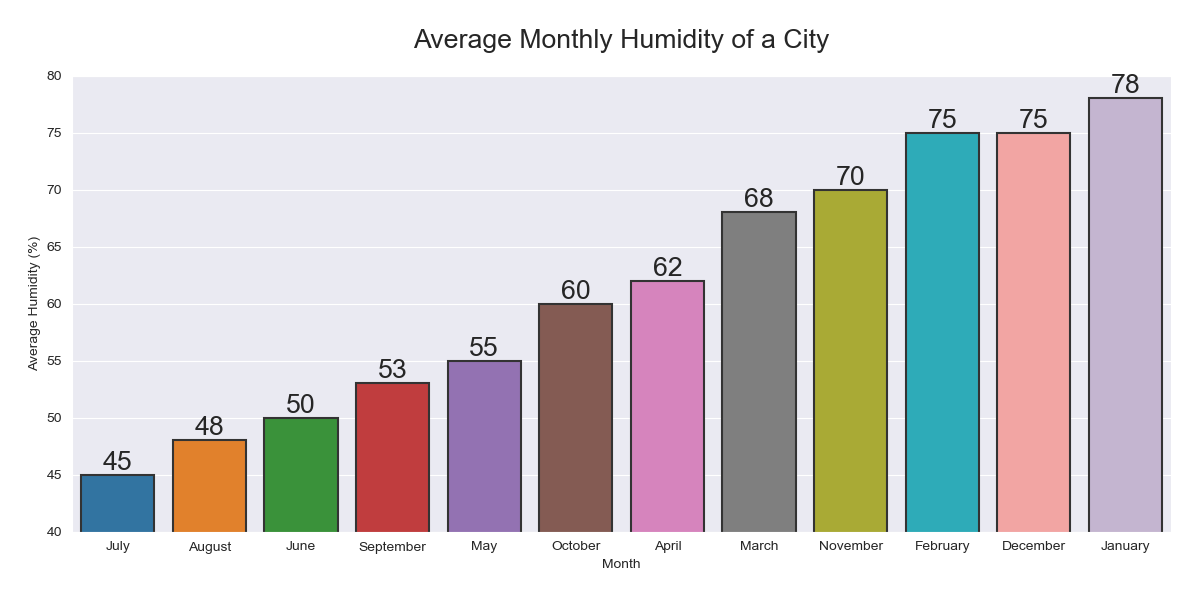

Here is the Python script that generated this plot:

import seaborn as sns
import pandas as pd
import matplotlib.pyplot as plt

# Data inspired by average monthly humidity of a city
data = {
    'Month': ['January', 'February', 'March', 'April', 'May', 'June', 
              'July', 'August', 'September', 'October', 'November', 'December'],
    'Average_Humidity_Percentage': [78, 75, 68, 62, 55, 50, 45, 48, 53, 60, 70, 75]
}

# Create DataFrame
df = pd.DataFrame(data)

# Sort data by humidity for better visualization
df = df.sort_values('Average_Humidity_Percentage')

# Initialize the matplotlib figure
f, ax = plt.subplots(figsize=(12, 6))

# Plot the data; since we want a vertical bar chart, use 'bar' instead of 'barh'
sns.barplot(
    x="Month", 
    y="Average_Humidity_Percentage", 
    data=df,
    palette=['#1f77b4', '#ff7f0e', '#2ca02c', '#d62728', '#9467bd', '#8c564b', '#e377c2', '#7f7f7f', '#bcbd22', '#17becf', '#ff9896', '#c5b0d5'],
    edgecolor=".2",
    linewidth=1.5
)

# Set the bar width; in the case of 'bar', the bar width is actually controlled by 'width'
sns.set_context("poster", font_scale=0.8)
ax.bar_label(ax.containers[0], label_type='edge')

# Change the axes to set a more suitable limit and labels
ax.set_ylim(40, 80)
ax.set_ylabel('Average Humidity (%)')
ax.set_xlabel('Month')
ax.set_title('Average Monthly Humidity of a City', pad=20)

# Show the plot
plt.tight_layout()
plt.show()
